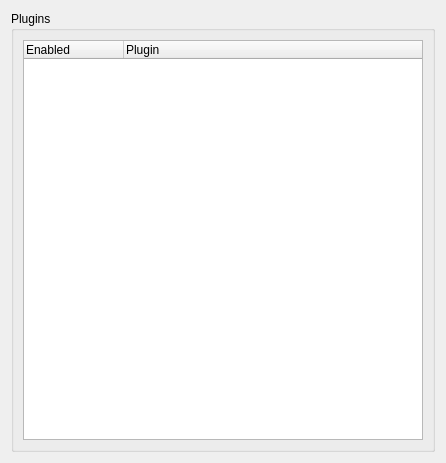
<ui version="4.0" >
 <class>LogitechG15PluginWidget</class>
 <widget class="QWidget" name="LogitechG15PluginWidget" >
  <property name="geometry" >
   <rect>
    <x>0</x>
    <y>0</y>
    <width>426</width>
    <height>453</height>
   </rect>
  </property>
  <property name="windowTitle" >
   <string>LogitechG15 Plugin Widget</string>
  </property>
  <layout class="QVBoxLayout" name="verticalLayout_2" >
   <item>
    <widget class="QGroupBox" name="groupBox" >
     <property name="title" >
      <string>Plugins</string>
     </property>
     <layout class="QVBoxLayout" name="verticalLayout" >
      <item>
       <widget class="QTreeWidget" name="pluginTree" >
        <property name="minimumSize" >
         <size>
          <width>400</width>
          <height>400</height>
         </size>
        </property>
        <property name="editTriggers" >
         <set>QAbstractItemView::NoEditTriggers</set>
        </property>
        <property name="showDropIndicator" stdset="0" >
         <bool>false</bool>
        </property>
        <property name="rootIsDecorated" >
         <bool>false</bool>
        </property>
        <property name="uniformRowHeights" >
         <bool>true</bool>
        </property>
        <property name="itemsExpandable" >
         <bool>false</bool>
        </property>
        <property name="expandsOnDoubleClick" >
         <bool>false</bool>
        </property>
        <column>
         <property name="text" >
          <string>Enabled</string>
         </property>
        </column>
        <column>
         <property name="text" >
          <string>Plugin</string>
         </property>
        </column>
       </widget>
      </item>
     </layout>
    </widget>
   </item>
  </layout>
 </widget>
 <resources/>
 <connections/>
</ui>
